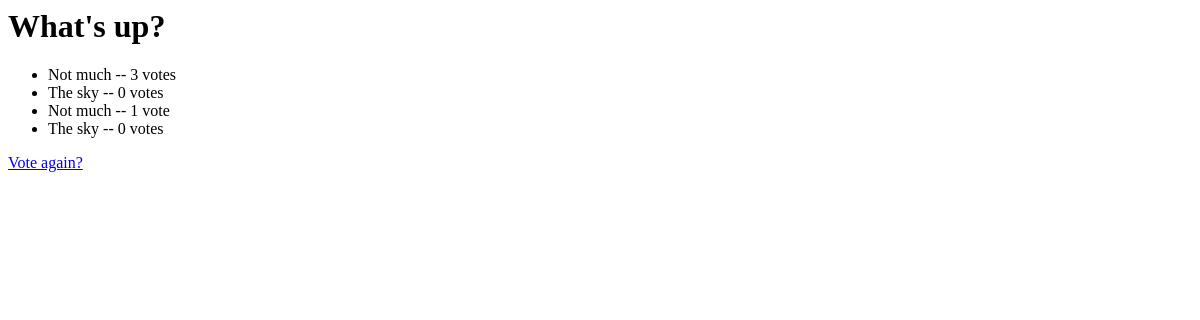
Before: /sondages/1/results/ with the older database file.
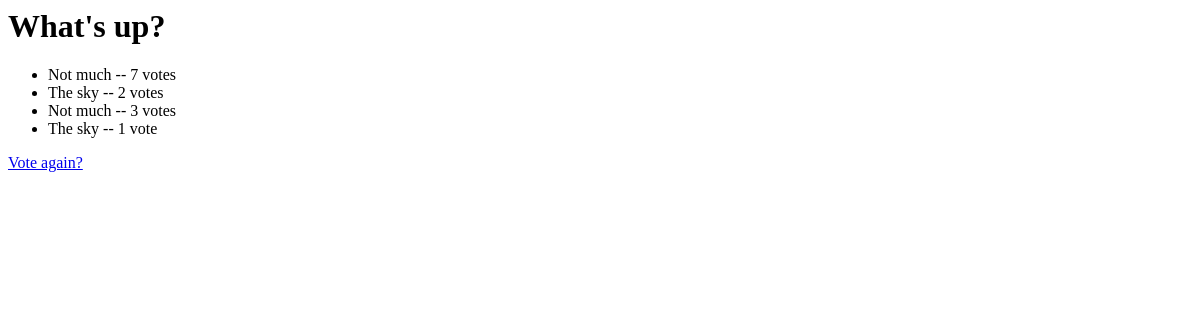
After: the same page with the newer database file.
### sondages/models.py (models this page shows, shortened)
class Question(models.Model):
    question_text = models.CharField(max_length=200)
    pub_date = models.DateTimeField('date published')

class Choice(models.Model):
    question = models.ForeignKey(Question, on_delete=models.CASCADE)
    choice_text = models.CharField(max_length=200)
    votes = models.IntegerField(default=0)

### sondages/views.py (the view)
# urls.py: path('<int:pk>/results/', views.ResultsView.as_view(), name='results'),
class ResultsView(generic.DetailView):
    model = Question
    template_name = 'sondages/results.html'

### sondages/templates/sondages/results.html
<h1>{{ question.question_text }}</h1>
<ul>
{% for choice in question.choice_set.all %}
    <li>{{ choice.choice_text }} -- {{ choice.votes }} vote{{ choice.votes|pluralize }}</li>
{% endfor %}
</ul>
<a href="{% url 'sondages:detail' question.id %}">Vote again?</a>

Changed rows visible on the page:
changed Choice (number 1 of 4 on the later page): votes "3" → "7"
changed Choice (number 2 of 4 on the later page): votes "0" → "2"
changed Choice (number 3 of 4 on the later page): votes "1" → "3"
changed Choice (number 4 of 4 on the later page): votes "0" → "1"
